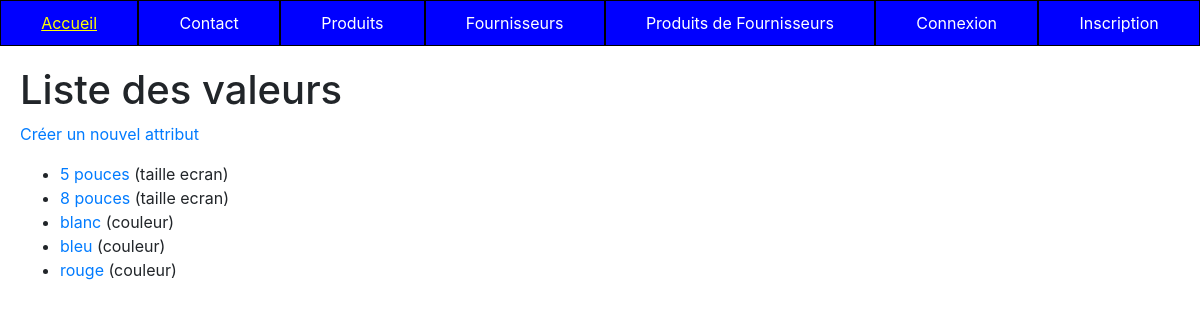
Screenshot of /appTp1/value/list with the database file from the repository.
### appTp1/models.py (models this page shows, shortened)
class ProductAttributeValue(models.Model):
    class Meta:
        verbose_name = "Valeur attribut"
        ordering = ['position']
    value              = models.CharField(max_length=100)
    product_attribute  = models.ForeignKey('ProductAttribute', verbose_name="Unité", on_delete=models.CASCADE)
    position           = models.PositiveSmallIntegerField("Position", null=True, blank=True)

class ProductAttribute(models.Model):
    class Meta:
        verbose_name = "Attribut"
    name =  models.CharField(max_length=100)

### appTp1/views.py (the view)
# urls.py: path('value/list', views.ProductAttributeValueListView.as_view(), name='values'),
class ProductAttributeValueListView(ListView):
    model = ProductAttributeValue
    template_name = "appTp1/list_values.html"
    context_object_name = "values"
    def get_queryset(self):
        return ProductAttributeValue.objects.order_by('value')
    def get_context_data(self, **kwargs):
        context = super(ProductAttributeValueListView, self).get_context_data(**kwargs)
        context['titremenu'] = "Liste des valeurs"
        return context

### appTp1/templates/appTp1/list_values.html (shortened to what this page needs)
{% extends 'appTp1/base.html' %}
{% block content %}
<h1>{{ titremenu }}</h1>
<p><a href="{% url 'value-add' %}">Créer un nouvel attribut</a></p>
<ul>
    {% if values|length == 0 %}
        <li>Aucun attribut</li>
    {% else %}
        {% for v in values %}
            <li><a href="{% url 'value-detail' v.id %}">{{ v.value }}</a> ({{ v.product_attribute.name }})</li>
        {% endfor %}
    {% endif %}
</ul>
{% endblock %}

### rows the page displays
ProductAttributeValue: value "5 pouces", product_attribute.name "taille ecran"
ProductAttributeValue: value "8 pouces", product_attribute.name "taille ecran"
ProductAttributeValue: value "blanc", product_attribute.name "couleur"
ProductAttributeValue: value "bleu", product_attribute.name "couleur"
ProductAttributeValue: value "rouge", product_attribute.name "couleur"

### other values shown
{{ titremenu }} "Liste des valeurs"
